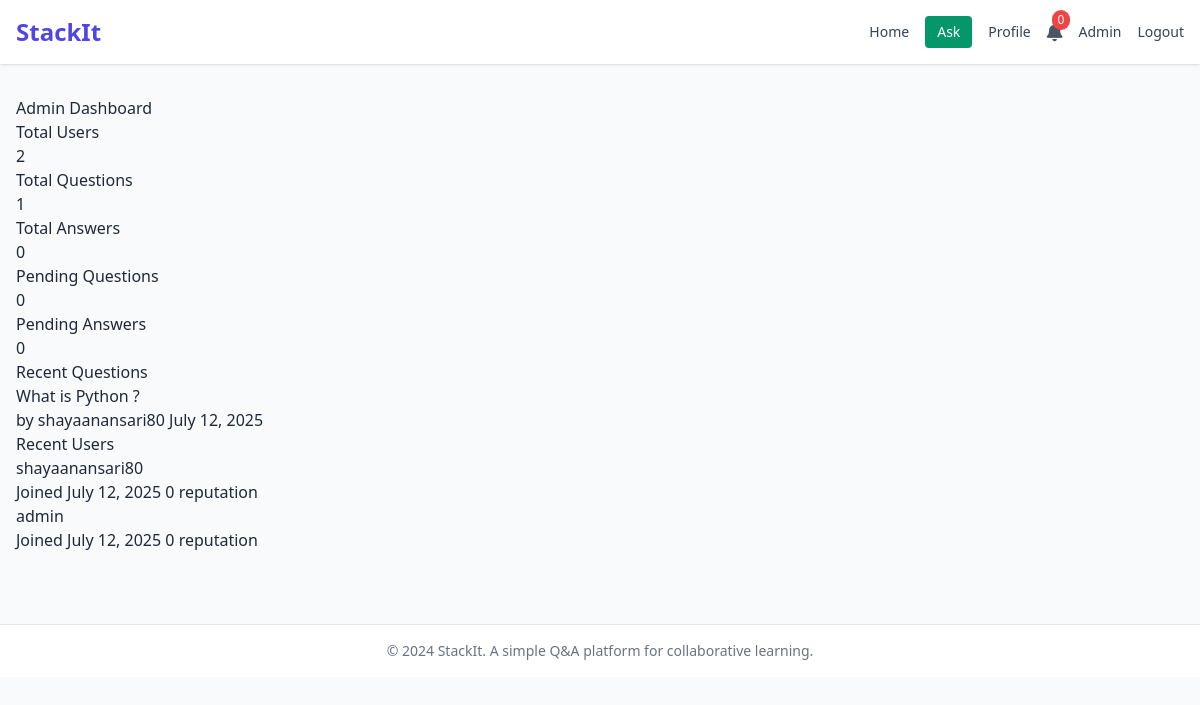
Page /admin (signed in) on the earlier database version.
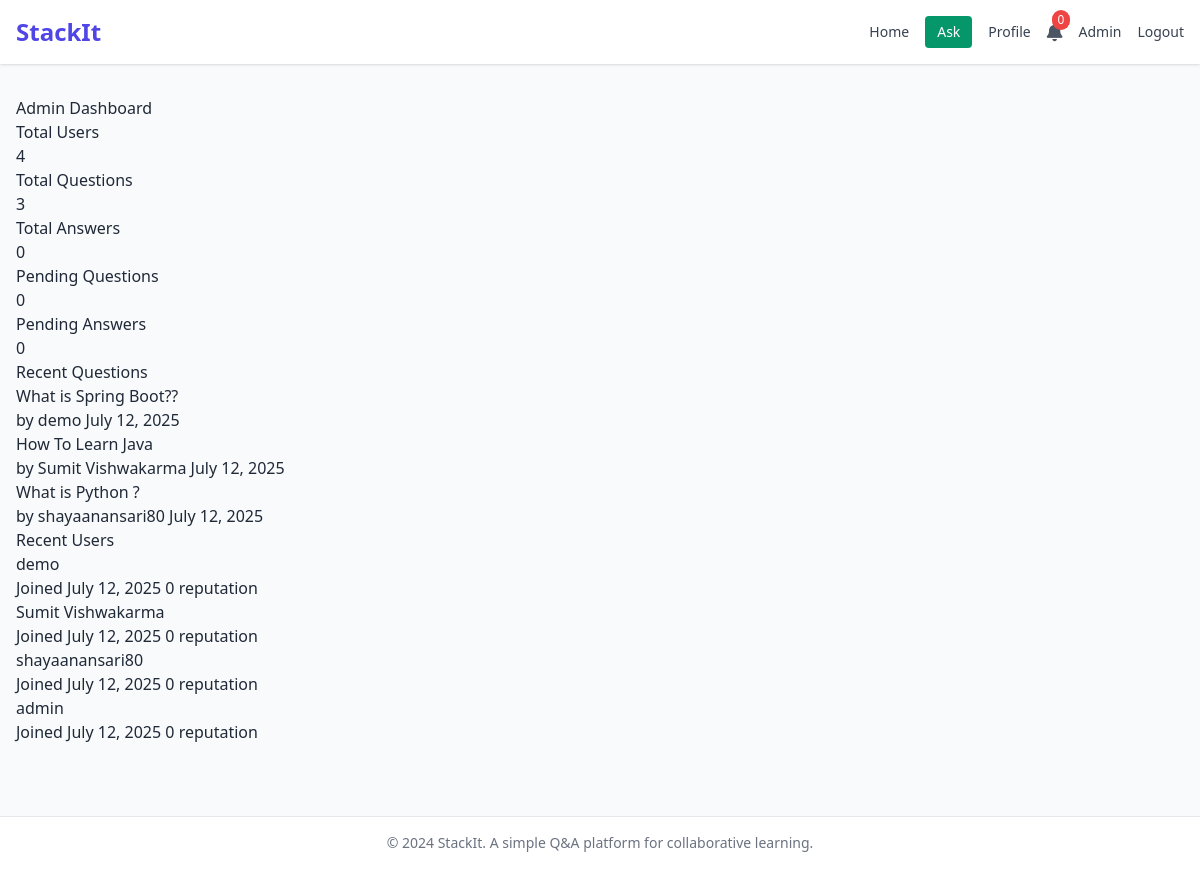
Same page on the later database version.
### app.py (models this page shows, shortened)
class Question(db.Model):
    id = db.Column(db.Integer, primary_key=True)
    title = db.Column(db.String(200), nullable=False)
    content = db.Column(db.Text, nullable=False)
    created_at = db.Column(db.DateTime, default=datetime.utcnow)
    updated_at = db.Column(db.DateTime, default=datetime.utcnow)
    views = db.Column(db.Integer, default=0)
    is_approved = db.Column(db.Boolean, default=True)
    user_id = db.Column(db.Integer, db.ForeignKey('user.id'), nullable=False)
    category_id = db.Column(db.Integer, db.ForeignKey('category.id'))
    answers = db.relationship('Answer', backref='question', lazy=True,
                            cascade='all, delete-orphan')
    votes = db.relationship('Vote', backref='question', lazy=True,
                          cascade='all, delete-orphan')
    tags = db.relationship('QuestionTag', back_populates='question',
                         cascade='all, delete-orphan')

class User(UserMixin, db.Model):
    id = db.Column(db.Integer, primary_key=True)
    username = db.Column(db.String(80), unique=True, nullable=False)
    email = db.Column(db.String(120), unique=True, nullable=False)
    password_hash = db.Column(db.String(120), nullable=False)
    is_admin = db.Column(db.Boolean, default=False)
    reputation = db.Column(db.Integer, default=0)
    bio = db.Column(db.Text)
    profile_picture = db.Column(db.String(120))
    created_at = db.Column(db.DateTime, default=datetime.utcnow)
    questions = db.relationship('Question', backref='author', lazy=True)
    answers = db.relationship('Answer', backref='author', lazy=True)
    votes = db.relationship('Vote', backref='user', lazy=True)
    notifications = db.relationship('Notification', backref='user', lazy=True,
                                  order_by='Notification.created_at.desc()')

### app.py (the view)
@app.route('/admin')
@login_required
def admin_dashboard():
    if not current_user.is_admin:
        flash('Access denied')
        return redirect(url_for('index'))
    stats = {
        'total_users': User.query.count(),
        'total_questions': Question.query.count(),
        'total_answers': Answer.query.count(),
        'pending_questions': Question.query.filter_by(is_approved=False).count(),
        'pending_answers': Answer.query.filter_by(is_approved=False).count()
    }
    recent_questions = Question.query.order_by(
        Question.created_at.desc()
    ).limit(5).all()
    recent_users = User.query.order_by(
        User.created_at.desc()
    ).limit(5).all()
    return render_template('admin.html',
                         stats=stats,
                         recent_questions=recent_questions,
                         recent_users=recent_users)

### app.py (called while the page is built)
@login_manager.user_loader
def load_user(user_id):
    return User.query.get(int(user_id))

### templates/admin.html (shortened to what this page needs)
{% extends "base.html" %}
{% block content %}
<div class="admin-container">
    <h1>Admin Dashboard</h1>
    <div class="admin-stats">
        <div class="stat-card">
            <h3>Total Users</h3>
            <p class="stat-number">{{ stats.total_users }}</p>
        </div>
        <div class="stat-card">
            <h3>Total Questions</h3>
            <p class="stat-number">{{ stats.total_questions }}</p>
        </div>
        <div class="stat-card">
            <h3>Total Answers</h3>
            <p class="stat-number">{{ stats.total_answers }}</p>
        </div>
        <div class="stat-card warning">
            <h3>Pending Questions</h3>
            <p class="stat-number">{{ stats.pending_questions }}</p>
        </div>
        <div class="stat-card warning">
            <h3>Pending Answers</h3>
            <p class="stat-number">{{ stats.pending_answers }}</p>
        </div>
    </div>
    <div class="admin-sections">
        <div class="admin-section">
            <h2>Recent Questions</h2>
            <div class="recent-questions">
                {% for question in recent_questions %}
                    <div class="recent-item">
                        <h4><a href="{{ url_for('view_question', id=question.id) }}">{{ question.title }}</a></h4>
                        <div class="item-meta">
                            <span>by {{ question.author.username }}</span>
                            <span>{{ question.created_at.strftime('%B %d, %Y') }}</span>
                        </div>
                    </div>
                {% endfor %}
            </div>
        </div>
        <div class="admin-section">
            <h2>Recent Users</h2>
            <div class="recent-users">
                {% for user in recent_users %}
                    <div class="recent-item">
                        <h4><a href="{{ url_for('profile', username=user.username) }}">{{ user.username }}</a></h4>
                        <div class="item-meta">
                            <span>Joined {{ user.created_at.strftime('%B %d, %Y') }}</span>
                            <span>{{ user.reputation }} reputation</span>
                        </div>
                    </div>
                {% endfor %}
            </div>
        </div>
    </div>
</div>
{% endblock %}

Differences in the rows shown:
added Question: title "What is Spring Boot??", author.username "demo", created_at "July 12, 2025"
added Question: title "How To Learn Java", author.username "Sumit Vishwakarma", created_at "July 12, 2025"
added User: username "demo", created_at "July 12, 2025", reputation "0"
added User: username "Sumit Vishwakarma", created_at "July 12, 2025", reputation "0"
Other differences:
{{ stats.total_users }}: "2" → "4"
{{ stats.total_questions }}: "1" → "3"
